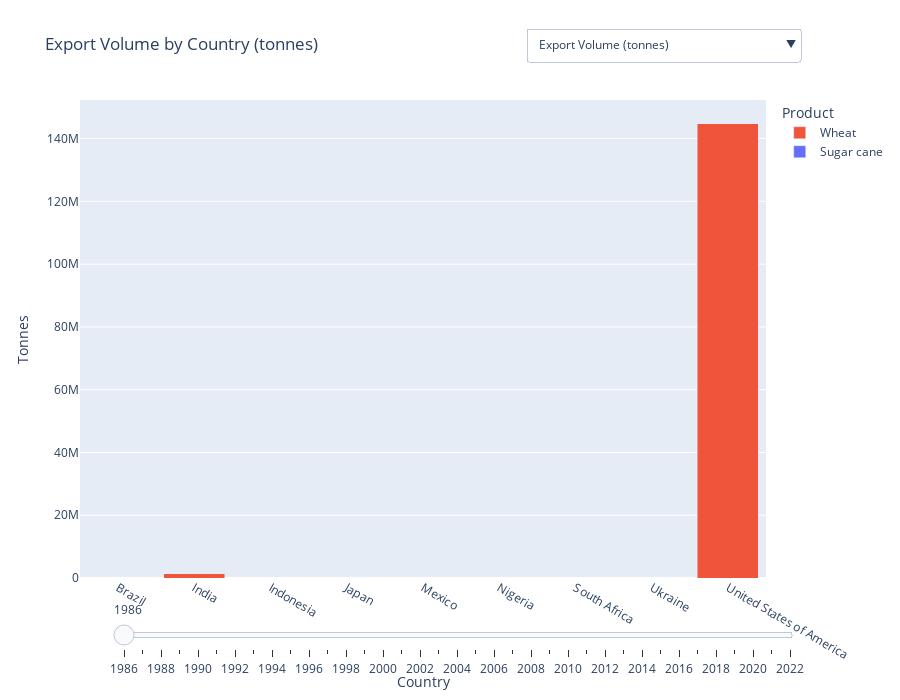

Notebook code cell kept with this figure:
### Code cell
import pandas as pd
import plotly.graph_objects as go

# === STEP 1: LOAD DATA ===
df_export = pd.read_csv("datasets/filtered_export_data.csv", encoding='latin1')
df_crops = pd.read_csv("datasets/Emissions_crops_filtered.csv")
df_livestock = pd.read_csv("datasets/Emissions_livestock_filtered.csv")
df_pop = pd.read_csv("datasets/Population_E_All_Data_(Normalized).csv")

# === STEP 2: CLEAN EXPORT DATA ===
df_export = df_export[df_export["Element"] == "Export quantity"]
df_export = df_export[df_export["Value"] > 0]
df_export["Item"] = df_export["Item"].str.strip()
df_export = df_export[["Reporter Countries", "Item", "Year", "Value"]]
df_export.columns = ["Country", "Item", "Year", "Tonnes"]

# === STEP 3: CLEAN + MERGE EMISSIONS ===
df_emissions = pd.concat([df_crops, df_livestock])
df_emissions = df_emissions[df_emissions["Value"].notna() & (df_emissions["Value"] > 0)]
df_emissions = df_emissions[["Area", "Item", "Year", "Value"]]
df_emissions.columns = ["Country", "Item", "Year", "Emissions_Gg"]
df_emissions["Emissions_kg"] = df_emissions["Emissions_Gg"] * 1e6

df_merged = pd.merge(df_export, df_emissions, on=["Country", "Item", "Year"], how="left")
df_merged["Emission_Factor"] = df_merged["Emissions_kg"] / df_merged["Tonnes"]
df_merged = df_merged[df_merged["Emission_Factor"].notna()]
df_merged["Estimated_Emissions_kg"] = df_merged["Tonnes"] * df_merged["Emission_Factor"]

# === STEP 4: MERGE POPULATION ===
df_pop = df_pop[df_pop["Element"] == "Total Population - Both sexes"]
df_pop = df_pop[["Area", "Year", "Value"]]
df_pop.columns = ["Country", "Year", "Population_1000s"]
df_pop["Population"] = df_pop["Population_1000s"] * 1000

df_final = pd.merge(df_merged, df_pop, on=["Country", "Year"], how="left")
df_final = df_final[df_final["Population"].notna()]
df_final["Tonnes_per_capita"] = df_final["Tonnes"] / df_final["Population"]
df_final["Emissions_per_capita"] = df_final["Estimated_Emissions_kg"] / df_final["Population"]

# === STEP 5: PREP PLOT DATA ===
years = sorted(df_final["Year"].unique())
products = sorted(df_final["Item"].unique())
countries = sorted(df_final["Country"].unique())

modes = {
    "Export Volume (tonnes)": "Tonnes",
    "Estimated CO₂ Emissions (kg)": "Estimated_Emissions_kg",
    "Export Volume per Capita (tonnes/person)": "Tonnes_per_capita",
    "CO₂ Emissions per Capita (kg/person)": "Emissions_per_capita"
}
default_mode = list(modes.values())[0]

# === STEP 6: BUILD FIGURE ===
fig = go.Figure()
for product in products:
    start_data = df_final[df_final["Year"] == years[0]]
    prod_data = start_data[start_data["Item"] == product].groupby("Country")[default_mode].sum()
    y_vals = [prod_data.get(c, 0) for c in countries]
    fig.add_trace(go.Bar(name=product, x=countries, y=y_vals, visible=True))

# === STEP 7: BUILD FRAMES ===
frames = []
for year in years:
    year_data = df_final[df_final["Year"] == year]
    for label, column in modes.items():
        bars = []
        for product in products:
            prod_data = year_data[year_data["Item"] == product].groupby("Country")[column].sum()
            y_vals = [prod_data.get(c, 0) for c in countries]
            bars.append(go.Bar(name=product, x=countries, y=y_vals))
        frames.append(go.Frame(data=bars, name=f"{year}_{column}"))

fig.frames = frames

# === STEP 8: DROPDOWN ===
dropdown_buttons = []
for label, column in modes.items():
    dropdown_buttons.append(dict(
        label=label,
        method="animate",
        args=[
            [f"{year}_{column}" for year in years],
            {"mode": "immediate", "frame": {"duration": 400, "redraw": True},
             "transition": {"duration": 0}}
        ]
    ))

# === STEP 9: SLIDER ===
slider = [dict(
    steps=[
        dict(method="animate",
             args=[[f"{year}_{default_mode}"],
                   {"mode": "immediate",
                    "frame": {"duration": 400, "redraw": True},
                    "transition": {"duration": 0}}],
             label=str(year)) for year in years],
    transition={"duration": 0},
    x=0.05,
    xanchor="left",
    y=0,
    yanchor="top"
)]

# === STEP 10: FINAL LAYOUT ===
fig.update_layout(
    updatemenus=[dict(
        type="dropdown",
        showactive=True,
        buttons=dropdown_buttons,
        x=1.05,
        y=1.15
    )],
    sliders=slider,
    barmode="stack",
    title="Export Volume by Country (tonnes)",
    xaxis_title="Country",
    yaxis_title="Tonnes",
    legend_title="Product",
    height=700
)

fig.show()

### Figure 1 — Plotly figure (JSON) as saved in the notebook; plotly's stock layout.template omitted (floating-point values rounded to 4 significant figures)
{"data": [{"name": "Sugar cane", "type": "bar", "visible": true, "x": ["Brazil", "India", "Indonesia", "Japan", "Mexico", "Nigeria", "South Africa", "Ukraine", "United States of America"], "y": [0, 0, 0, 0, 20, 0, 0, 0, 0]}, {"name": "Wheat", "type": "bar", "visible": true, "x": ["Brazil", "India", "Indonesia", "Japan", "Mexico", "Nigeria", "South Africa", "Ukraine", "United States of America"], "y": [0, 1330680, 0, 0, 0, 0, 0, 0, 144669318]}], "layout": {"barmode": "stack", "height": 700, "legend": {"title": {"text": "Product"}}, "sliders": [{"steps": [{"args": [["1986_Tonnes"], {"frame": {"duration": 400, "redraw": true}, "mode": "immediate", "transition": {"duration": 0}}], "label": "1986", "method": "animate"}, {"args": [["1987_Tonnes"], {"frame": {"duration": 400, "redraw": true}, "mode": "immediate", "transition": {"duration": 0}}], "label": "1987", "method": "animate"}, {"args": [["1988_Tonnes"], {"frame": {"duration": 400, "redraw": true}, "mode": "immediate", "transition": {"duration": 0}}], "label": "1988", "method": "animate"}, {"args": [["1989_Tonnes"], {"frame": {"duration": 400, "redraw": true}, "mode": "immediate", "transition": {"duration": 0}}], "label": "1989", "method": "animate"}, {"args": [["1990_Tonnes"], {"frame": {"duration": 400, "redraw": true}, "mode": "immediate", "transition": {"duration": 0}}], "label": "1990", "method": "animate"}, {"args": [["1991_Tonnes"], {"frame": {"duration": 400, "redraw": true}, "mode": "immediate", "transition": {"duration": 0}}], "label": "1991", "method": "animate"}, {"args": [["1992_Tonnes"], {"frame": {"duration": 400, "redraw": true}, "mode": "immediate", "transition": {"duration": 0}}], "label": "1992", "method": "animate"}, {"args": [["1993_Tonnes"], {"frame": {"duration": 400, "redraw": true}, "mode": "immediate", "transition": {"duration": 0}}], "label": "1993", "method": "animate"}, {"args": [["1994_Tonnes"], {"frame": {"duration": 400, "redraw": true}, "mode": "immediate", "transition": {"duration": 0}}], "label": "1994", "method": "animate"}, {"args": [["1995_Tonnes"], {"frame": {"duration": 400, "redraw": true}, "mode": "immediate", "transition": {"duration": 0}}], "label": "1995", "method": "animate"}, {"args": [["1996_Tonnes"], {"frame": {"duration": 400, "redraw": true}, "mode": "immediate", "transition": {"duration": 0}}], "label": "1996", "method": "animate"}, {"args": [["1997_Tonnes"], {"frame": {"duration": 400, "redraw": true}, "mode": "immediate", "transition": {"duration": 0}}], "label": "1997", "method": "animate"}, {"args": [["1998_Tonnes"], {"frame": {"duration": 400, "redraw": true}, "mode": "immediate", "transition": {"duration": 0}}], "label": "1998", "method": "animate"}, {"args": [["1999_Tonnes"], {"frame": {"duration": 400, "redraw": true}, "mode": "immediate", "transition": {"duration": 0}}], "label": "1999", "method": "animate"}, {"args": [["2000_Tonnes"], {"frame": {"duration": 400, "redraw": true}, "mode": "immediate", "transition": {"duration": 0}}], "label": "2000", "method": "animate"}, {"args": [["2001_Tonnes"], {"frame": {"duration": 400, "redraw": true}, "mode": "immediate", "transition": {"duration": 0}}], "label": "2001", "method": "animate"}, {"args": [["2002_Tonnes"], {"frame": {"duration": 400, "redraw": true}, "mode": "immediate", "transition": {"duration": 0}}], "label": "2002", "method": "animate"}, {"args": [["2003_Tonnes"], {"frame": {"duration": 400, "redraw": true}, "mode": "immediate", "transition": {"duration": 0}}], "label": "2003", "method": "animate"}, {"args": [["2004_Tonnes"], {"frame": {"duration": 400, "redraw": true}, "mode": "immediate", "transition": {"duration": 0}}], "label": "2004", "method": "animate"}, {"args": [["2005_Tonnes"], {"frame": {"duration": 400, "redraw": true}, "mode": "immediate", "transition": {"duration": 0}}], "label": "2005", "method": "animate"}, {"args": [["2006_Tonnes"], {"frame": {"duration": 400, "redraw": true}, "mode": "immediate", "transition": {"duration": 0}}], "label": "2006", "method": "animate"}, {"args": [["2007_Tonnes"], {"frame": {"duration": 400, "redraw": true}, "mode": "immediate", "transition": {"duration": 0}}], "label": "2007", "method": "animate"}, {"args": [["2008_Tonnes"], {"frame": {"duration": 400, "redraw": true}, "mode": "immediate", "transition": {"duration": 0}}], "label": "2008", "method": "animate"}, {"args": [["2009_Tonnes"], {"frame": {"duration": 400, "redraw": true}, "mode": "immediate", "transition": {"duration": 0}}], "label": "2009", "method": "animate"}, {"args": [["2010_Tonnes"], {"frame": {"duration": 400, "redraw": true}, "mode": "immediate", "transition": {"duration": 0}}], "label": "2010", "method": "animate"}, {"args": [["2011_Tonnes"], {"frame": {"duration": 400, "redraw": true}, "mode": "immediate", "transition": {"duration": 0}}], "label": "2011", "method": "animate"}, {"args": [["2012_Tonnes"], {"frame": {"duration": 400, "redraw": true}, "mode": "immediate", "transition": {"duration": 0}}], "label": "2012", "method": "animate"}, {"args": [["2013_Tonnes"], {"frame": {"duration": 400, "redraw": true}, "mode": "immediate", "transition": {"duration": 0}}], "label": "2013", "method": "animate"}, {"args": [["2014_Tonnes"], {"frame": {"duration": 400, "redraw": true}, "mode": "immediate", "transition": {"duration": 0}}], "label": "2014", "method": "animate"}, {"args": [["2015_Tonnes"], {"frame": {"duration": 400, "redraw": true}, "mode": "immediate", "transition": {"duration": 0}}], "label": "2015", "method": "animate"}, {"args": [["2016_Tonnes"], {"frame": {"duration": 400, "redraw": true}, "mode": "immediate", "transition": {"duration": 0}}], "label": "2016", "method": "animate"}, {"args": [["2017_Tonnes"], {"frame": {"duration": 400, "redraw": true}, "mode": "immediate", "transition": {"duration": 0}}], "label": "2017", "method": "animate"}, {"args": [["2018_Tonnes"], {"frame": {"duration": 400, "redraw": true}, "mode": "immediate", "transition": {"duration": 0}}], "label": "2018", "method": "animate"}, {"args": [["2019_Tonnes"], {"frame": {"duration": 400, "redraw": true}, "mode": "immediate", "transition": {"duration": 0}}], "label": "2019", "method": "animate"}, {"args": [["2020_Tonnes"], {"frame": {"duration": 400, "redraw": true}, "mode": "immediate", "transition": {"duration": 0}}], "label": "2020", "method": "animate"}, {"args": [["2021_Tonnes"], {"frame": {"duration": 400, "redraw": true}, "mode": "immediate", "transition": {"duration": 0}}], "label": "2021", "method": "animate"}, {"args": [["2022_Tonnes"], {"frame": {"duration": 400, "redraw": true}, "mode": "immediate", "transition": {"duration": 0}}], "label": "2022", "method": "animate"}], "transition": {"duration": 0}, "x": 0.05, "xanchor": "left", "y": 0, "yanchor": "top"}], "title": {"text": "Export Volume by Country (tonnes)"}, "updatemenus": [{"buttons": [{"args": [["1986_Tonnes", "1987_Tonnes", "1988_Tonnes", "1989_Tonnes", "1990_Tonnes", "1991_Tonnes", "1992_Tonnes", "1993_Tonnes", "1994_Tonnes", "1995_Tonnes", "1996_Tonnes", "1997_Tonnes", "1998_Tonnes", "1999_Tonnes", "2000_Tonnes", "2001_Tonnes", "2002_Tonnes", "2003_Tonnes", "2004_Tonnes", "2005_Tonnes", "2006_Tonnes", "2007_Tonnes", "2008_Tonnes", "2009_Tonnes", "2010_Tonnes", "2011_Tonnes", "2012_Tonnes", "2013_Tonnes", "2014_Tonnes", "2015_Tonnes", "2016_Tonnes", "2017_Tonnes", "2018_Tonnes", "2019_Tonnes", "2020_Tonnes", "2021_Tonnes", "2022_Tonnes"], {"frame": {"duration": 400, "redraw": true}, "mode": "immediate", "transition": {"duration": 0}}], "label": "Export Volume (tonnes)", "method": "animate"}, {"args": [["1986_Estimated_Emissions_kg", "1987_Estimated_Emissions_kg", "1988_Estimated_Emissions_kg", "1989_Estimated_Emissions_kg", "1990_Estimated_Emissions_kg", "1991_Estimated_Emissions_kg", "1992_Estimated_Emissions_kg", "1993_Estimated_Emissions_kg", "1994_Estimated_Emissions_kg", "1995_Estimated_Emissions_kg", "1996_Estimated_Emissions_kg", "1997_Estimated_Emissions_kg", "1998_Estimated_Emissions_kg", "1999_Estimated_Emissions_kg", "2000_Estimated_Emissions_kg", "2001_Estimated_Emissions_kg", "2002_Estimated_Emissions_kg", "2003_Estimated_Emissions_kg", "2004_Estimated_Emissions_kg", "2005_Estimated_Emissions_kg", "2006_Estimated_Emissions_kg", "2007_Estimated_Emissions_kg", "2008_Estimated_Emissions_kg", "2009_Estimated_Emissions_kg", "2010_Estimated_Emissions_kg", "2011_Estimated_Emissions_kg", "2012_Estimated_Emissions_kg", "2013_Estimated_Emissions_kg", "2014_Estimated_Emissions_kg", "2015_Estimated_Emissions_kg", "2016_Estimated_Emissions_kg", "2017_Estimated_Emissions_kg", "2018_Estimated_Emissions_kg", "2019_Estimated_Emissions_kg", "2020_Estimated_Emissions_kg", "2021_Estimated_Emissions_kg", "2022_Estimated_Emissions_kg"], {"frame": {"duration": 400, "redraw": true}, "mode": "immediate", "transition": {"duration": 0}}], "label": "Estimated CO₂ Emissions (kg)", "method": "animate"}, {"args": [["1986_Tonnes_per_capita", "1987_Tonnes_per_capita", "1988_Tonnes_per_capita", "1989_Tonnes_per_capita", "1990_Tonnes_per_capita", "1991_Tonnes_per_capita", "1992_Tonnes_per_capita", "1993_Tonnes_per_capita", "1994_Tonnes_per_capita", "1995_Tonnes_per_capita", "1996_Tonnes_per_capita", "1997_Tonnes_per_capita", "1998_Tonnes_per_capita", "1999_Tonnes_per_capita", "2000_Tonnes_per_capita", "2001_Tonnes_per_capita", "2002_Tonnes_per_capita", "2003_Tonnes_per_capita", "2004_Tonnes_per_capita", "2005_Tonnes_per_capita", "2006_Tonnes_per_capita", "2007_Tonnes_per_capita", "2008_Tonnes_per_capita", "2009_Tonnes_per_capita", "2010_Tonnes_per_capita", "2011_Tonnes_per_capita", "2012_Tonnes_per_capita", "2013_Tonnes_per_capita", "2014_Tonnes_per_capita", "2015_Tonnes_per_capita", "2016_Tonnes_per_capita", "2017_Tonnes_per_capita", "2018_Tonnes_per_capita", "2019_Tonnes_per_capita", "2020_Tonnes_per_capita", "2021_Tonnes_per_capita", "2022_Tonnes_per_capita"], {"frame": {"duration": 400, "redraw": true}, "mode": "immediate", "transition": {"duration": 0}}], "label": "Export Volume per Capita (tonnes/person)", "method": "animate"}, {"args": [["1986_Emissions_per_capita", "1987_Emissions_per_capita", "1988_Emissions_per_capita", "1989_Emissions_per_capita", "1990_Emissions_per_capita", "1991_Emissions_per_capita", "1992_Emissions_per_capita", "1993_Emissions_per_capita", "1994_Emissions_per_capita", "1995_Emissions_per_capita", "1996_Emissions_per_capita", "1997_Emissions_per_capita", "1998_Emissions_per_capita", "1999_Emissions_per_capita", "2000_Emissions_per_capita", "2001_Emissions_per_capita", "2002_Emissions_per_capita", "2003_Emissions_per_capita", "2004_Emissions_per_capita", "2005_Emissions_per_capita", "2006_Emissions_per_capita", "2007_Emissions_per_capita", "2008_Emissions_per_capita", "2009_Emissions_per_capita", "2010_Emissions_per_capita", "2011_Emissions_per_capita", "2012_Emissions_per_capita", "2013_Emissions_per_capita", "2014_Emissions_per_capita", "2015_Emissions_per_capita", "2016_Emissions_per_capita", "2017_Emissions_per_capita", "2018_Emissions_per_capita", "2019_Emissions_per_capita", "2020_Emissions_per_capita", "2021_Emissions_per_capita", "2022_Emissions_per_capita"], {"frame": {"duration": 400, "redraw": true}, "mode": "immediate", "transition": {"duration": 0}}], "label": "CO₂ Emissions per Capita (kg/person)", "method": "animate"}], "showactive": true, "type": "dropdown", "x": 1.05, "y": 1.15}], "xaxis": {"title": {"text": "Country"}}, "yaxis": {"title": {"text": "Tonnes"}}}}
